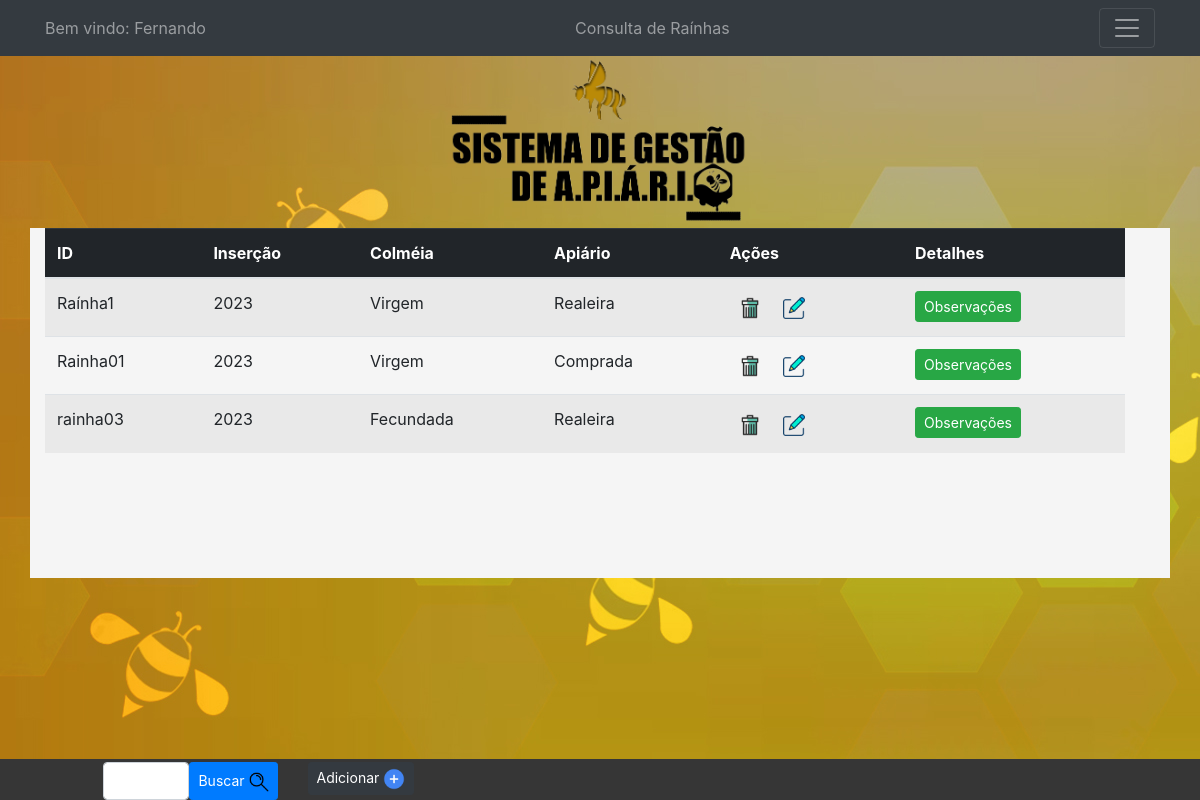
Page /rainha.php on the committed database.
### tables this page shows
CREATE TABLE `rainha` (
  `ANO_NASC` char(4) NOT NULL,
  `DESC_RAINHA` varchar(30) NOT NULL,
  `OBSERVACOES` varchar(50) DEFAULT NULL,
  `COD_RAINHA` int(11) NOT NULL,
  `EST_RAINHA` varchar(30) NOT NULL,
  `ORIG_RAINHA` varchar(30) NOT NULL,
  `STATUS` int(11) NOT NULL
);

### rainha.php (the view, shortened to what this page needs)
<!DOCTYPE html>
<html lang="pt-br">
<head>
    <link rel="stylesheet" href="css/estiloCat.css">
    <link href="css/bootstrap.min.css" rel="stylesheet">
</head>
<?php
include("config_login.php");
$exibe_colmeia = "select * from rainha WHERE status='1'";
$resultado = mysqli_query($conecta, $exibe_colmeia)
?>
<body>
    <nav class="navbar  bg-dark  navbar-dark">
        <div class="container container_nav">
            <span class="navbar-text">Bem vindo: Fernando
            </span>
            <span class="navbar-text">Consulta de Raínhas
            </span>
            <button class="navbar-toggler" type="button" data-bs-toggle="collapse" data-bs-target="#menu" style="cursor:pointer">
                <span class="navbar-toggler-icon">
                </span>
            </button>
        </div>
    </nav>
    <div class="container container-logo ">
        <div class="row  mx-auto align-items-center l1">
            <div class="col-12  mx-auto text-center img-responsive ">
                <div class="img">
                    <img class="logo" src="img/logo2.png" width="200px;" alt="img"> </img>
                </div>
            </div>
        </div>
    </div>
    <div class="container ct-tabela ">
        <div class="row linhaTAB  dt-responsive table-responsive ">
            <div class="col table-responsive">
                <table class=" table table-striped  ">
                    <thead class="table-dark    ">
                        <tr class="table-md   ">
                            <th scope="col">ID</th>
                            <th scope="col ">Inserção</th>
                            <th scope="col">Colméia</th>
                            <th scope="col">Apiário</th>
                            <th scope="col">Ações</th>
                            <th scope="col">Detalhes</th>
                        </tr>
                    </thead>
                    <tbody>
                        <tr class="table-striped ">
                            <?php
                            while ($linha  = mysqli_fetch_array($resultado)) { ?>
                                <td><?php echo $linha['DESC_RAINHA']; ?></td>
                                <?php $DATA = $linha['ANO_NASC'];
                                $data_BR = implode("/", array_reverse(explode("-", $DATA))); ?>
                                <td><?php echo $data_BR; ?></td>
                                <td><?php echo $linha['EST_RAINHA']; ?></td>
                                <td><?php echo $linha['ORIG_RAINHA']; ?></td>
                                <td>
                                    <button type="button" data-bs-toggle="modal" class="btn btn-sm btn-link" data-bs-target="#exclusao<?php echo $linha['COD_RAINHA']; ?>">
                                        <img src='img/excluir.png' width='22px' height='22px'>
                                    </button>
                                    <button type="button" data-bs-toggle="modal" class="btn btn-sm btn-link " data-bs-target="#Edicao<?php echo $linha['COD_RAINHA']; ?>">
                                        <img src='img/editar.png' width='22px' height='22px'>
                                    </button>
                                </td>
                                <td>
                                    <button type="button" data-bs-toggle="modal" class="btn btn-sm btn-success" data-bs-target="#detalhes_AP<?php echo $linha['COD_RAINHA']; ?>">
                                        Observações
                                    </button>
                                </td>
                        </tr>
            </div>
        </div>
    </div>
<?php } ?>
<div class="container-fluid ">
    <div class="row fixed-bottom  linhacad ">
        <div class="col-md-2 offset-md-1   ">
            <form class="d-flex img-responsive dt-responsive " action="" method="get">
                <input class="form-control  " name="pesquisar" type="text" />
                <button type="submit" class="btn btn-primary btn-sm  " data-bs-toggle="modal" data-bs-target="#pesquisa">
                    Buscar <img src='img/lupa.png' width='20px' height='20px' class=" img-responsive  ">
                </button>
            </form>
        </div>
        <div class="col-md-3   ">
            <button type="button" class="btn  btn-dark btn-sm  btcad " data-bs-toggle="modal" data-bs-target="#CadApiarioModal">
                Adicionar <img src='img/add.png' width='22px' height='22px' class=" img-responsive ">
            </button>
        </div>
    </div>
</div>
</body>
</html>

### css/estiloCat.css (style rules this page uses)
body { overflow: hidden; background-image: url(../img/background.jpg); }
.logo { width: 300px; }
.linhaTAB { overflow-x: auto; }
.ct-tabela { height: 350px; overflow-y: auto; overflow-x: auto; background-color: hsl(0, 0%, 96%); }
.linhacad { background-color: #363636; height: auto; padding-top: 3px; }

### rows in the picture
rainha: DESC_RAINHA "Raínha1", ANO_NASC "2023", EST_RAINHA "Virgem", ORIG_RAINHA "Realeira"
rainha: DESC_RAINHA "Rainha01", ANO_NASC "2023", EST_RAINHA "Virgem", ORIG_RAINHA "Comprada"
rainha: DESC_RAINHA "rainha03", ANO_NASC "2023", EST_RAINHA "Fecundada", ORIG_RAINHA "Realeira"
